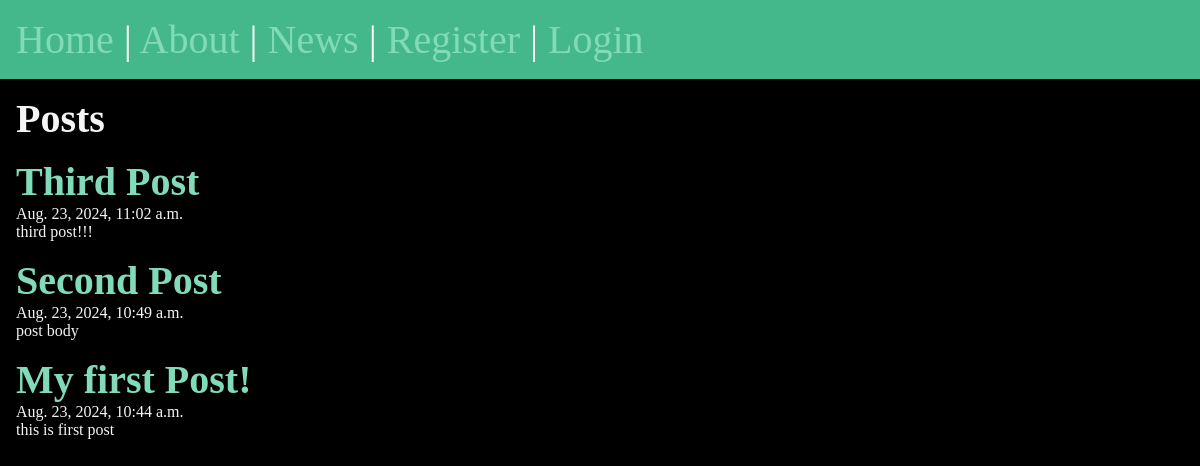
The app's page /posts/, older data.
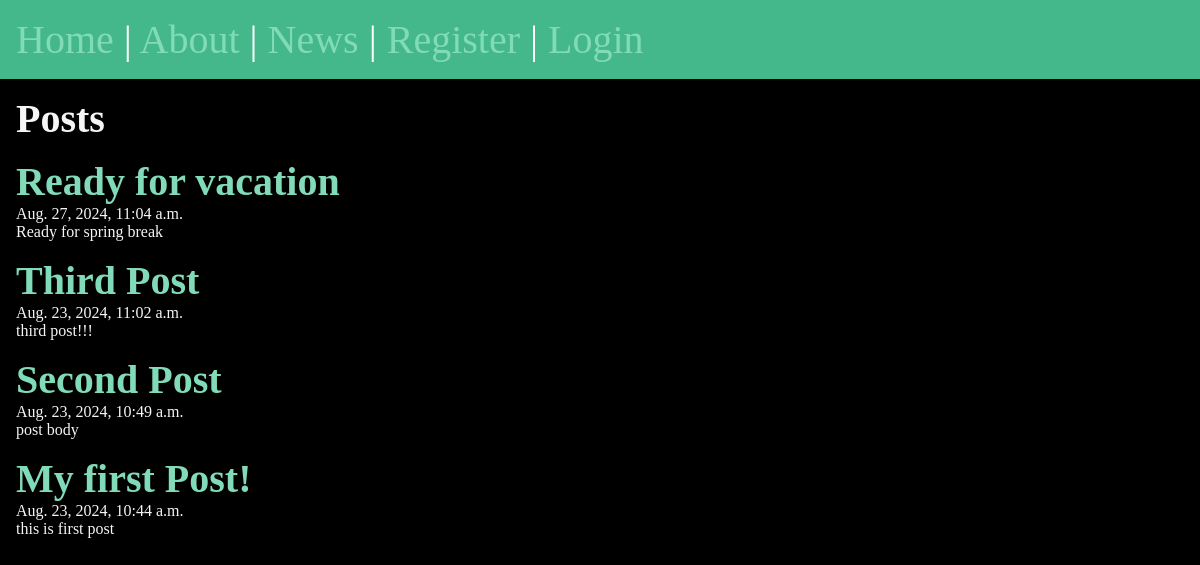
The same page, newer data.
### posts/models.py (models this page shows, shortened)
class Post(models.Model):
    title = models.CharField(max_length=75)
    body = models.TextField()
    slug = models.SlugField()
    date = models.DateTimeField(auto_now_add=True)
    banner = models.ImageField(default='fallback.jpg', blank=True)

### posts/views.py (the view)
# urls.py: path("", views.posts_list, name="list"),
def posts_list(request):
    posts = Post.objects.all().order_by('-date')
    return render(request, 'posts/posts_list.html', { 'posts' : posts})

### posts/templates/posts/posts_list.html (shortened to what this page needs)
{% extends 'layout.html' %}
{% block content %}
    <section>
        <h1>Posts</h1>
        {% for post in posts %}
            <article class = 'post'>
                <h2>
                    <a href = "{% url 'posts:page' slug=post.slug %}">
                        {{ post.title }}
                    </a>
                </h2>
                <p>{{ post.date }}</p>
                <p>{{ post.body }}</p>
            </article>
        {% endfor %}
    </section>
{% endblock %}

### templates/layout.html (shortened to what this page needs)
<!DOCTYPE html>
{% load static %}
<html lang="en">
<head>
    <link rel="stylesheet" href="{% static '/css/style.css' %}">
</head>
<body>
    <nav>
        <a href ="/">Home</a> |
        <a href ="/about">About</a> |
        <a href ="{% url 'posts:list' %}">News</a> |
        {% if user.is_authenticated %}
            <a href ="{% url 'posts:new-post' %}">New Post</a> |
            <form class = "logout" action="{% url 'users:logout' %}" method = "post">
                {% csrf_token %}
                <button class="logout-button">LogOut</button>
            </form>
        {% else %}
            <a href ="{% url 'users:register' %}">Register</a> |
            <a href ="{% url 'users:login' %}">Login</a>
        {% endif %}
    </nav>
    <main>
        {% block content %}
        {% endblock %}
    </main>
</body>
</html>

Row changes from the older to the newer data that the page shows:
added Post: title "Ready for vacation", date "Aug. 27, 2024, 11:04 a.m.", body "Ready for spring break"
